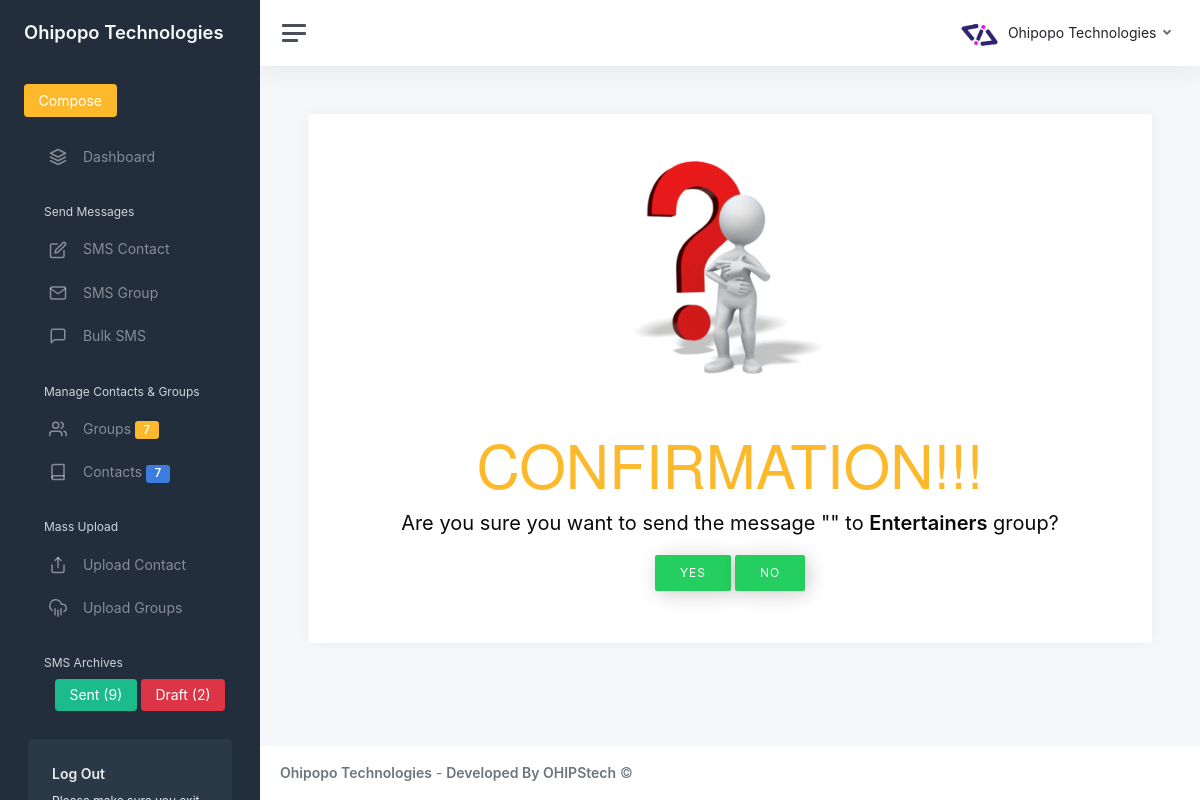
Screenshot of /send_group_message.php?grpid=5 (signed in) with the database file from the repository.
### tables this page shows
CREATE TABLE `users` (
  `id` int(11) NOT NULL,
  `member_name` varchar(255) NOT NULL,
  `position` varchar(255) NOT NULL,
  `dob` date NOT NULL,
  `country` varchar(255) NOT NULL,
  `gender` varchar(255) NOT NULL,
  `address` varchar(255) NOT NULL,
  `hobbies` varchar(255) NOT NULL,
  `id_no` varchar(255) NOT NULL,
  `start_date` varchar(255) NOT NULL,
  `code` varchar(20) NOT NULL,
  `phone` varchar(20) NOT NULL,
  `image` mediumblob NOT NULL,
  `employee_id` mediumblob NOT NULL,
  `employee_application` varchar(255) NOT NULL,
  `surety_name` varchar(255) NOT NULL,
  `surety_occupation` varchar(255) NOT NULL,
  `surety_phone` varchar(50) NOT NULL,
  `surety_id` varchar(255) NOT NULL,
  `surety_relationship` varchar(50) NOT NULL,
  `surety_address` varchar(50) NOT NULL,
  `surety_agreement` varchar(50) NOT NULL,
  `username` varchar(100) NOT NULL,
  `password` varchar(255) NOT NULL,
  `other` varchar(255) NOT NULL,
  `isUser` int(255) NOT NULL
);

CREATE TABLE `groups` (
  `id` int(11) NOT NULL,
  `name` varchar(255) NOT NULL,
  `date_created` varchar(255) NOT NULL,
  `others` int(11) NOT NULL
);

### send_group_message.php (the view, shortened to what this page needs)
<?php
        include "includes/head.php";
        include "includes/sidebar.php";
        include 'database/config2.php';
        $grp_id = $_GET['grpid'];
        $message = $_GET['content'];
        $subject = $_GET['subject'];
        $cat_query_group = "SELECT * FROM groups WHERE id = $grp_id" ;
        $cat_stm_group = $conn->prepare($cat_query_group);
        $cat_stm_group->execute();
        $groupss = $cat_stm_group->fetch(PDO::FETCH_ASSOC);
        $_id = $groupss['id'];
        $_name = $groupss['name'];
        $cat_query_group0074 = "SELECT * FROM messages WHERE content = '$message' AND subject = '$subject' AND group_id= $_id " ;
        $cat_stm_group0074 = $conn->prepare($cat_query_group0074);
        $cat_stm_group0074->execute();
        $groupss0074 = $cat_stm_group0074->fetch(PDO::FETCH_ASSOC);
        $_id0074 = $groupss0074['id'];
?>
<main class="content">
	<div class="container-fluid p-0">
		<div class="row">
			<div class="col-12">
				<div class="card">
					<div class="card-header">
					</div>
					<div class="card-body">
                        <div class="container">
                            <div class="row">
                                <div class="col col-md-12 acc_header">
                                    <div class="contents text-center" style="margin-top: -60px">
                                        <img src="img/icons/question_mark_serious_thinker_300_wht.gif" style="width: 200px; margin-bottom: 20px" alt="basket">
                                        <h1 class="text-warning" style="font-size:60px">CONFIRMATION!!!</h1>
                                        <P style="font-size:20px">Are you sure you want to send the message "<b><?php echo $message;?></b>" to <b><?php echo $_name;?></b> group?</P>
                                        <button class="button" onclick="fetch();">Yes</button>
                                        <a href="reset_sms.php?id=<?php echo $_id0074; ?>">
                                            <button class="button" name="reset">No</button>
                                        </a>
                                    </div>
                                </div>
                            </div>
                        </div>
					</div>
				</div>
			</div>
		</div>
	</div>
</main>
<?php
	include "includes/footer.php";
?>

### includes/sidebar.php (shortened to what this page needs)
<?php
include 'database/config.php';
$user = $_SESSION['username'];
$query = "SELECT * from users WHERE username = '$user' LIMIT 1";
$result = mysqli_query($conn, $query);
$row = mysqli_fetch_assoc($result);
?>
<div class="wrapper">
		<nav id="sidebar" class="sidebar js-sidebar">
			<div class="sidebar-content js-simplebar">
				<a class="sidebar-brand" href="index.php">
					<span class="align-middle"><?php echo $row['member_name']?></span>
				</a>
				<a class="sidebar-brand" href="p_sms.php">
					<button type="delete" class="btn btn-warning">
						Compose
					</button>
				</a>
				<ul class="sidebar-nav">
					<li class="sidebar-item">
						<a class="sidebar-link" href="index.php">
							<i class="align-middle" data-feather="layers"></i> <span class="align-middle">Dashboard</span>
						</a>
					</li>
					<li class="sidebar-header">
						Send Messages
					</li>
					<li class="sidebar-item">
						<a class="sidebar-link" href="message.php">
							<i class="align-middle" data-feather="edit"></i> <span class="align-middle">SMS Contact</span>
						</a>
					</li>
					<li class="sidebar-item">
						<a class="sidebar-link" href="grp_sms.php">
							<i class="align-middle" data-feather="mail"></i> <span class="align-middle">SMS Group</span>
						</a>
					</li>
					<li class="sidebar-item">
						<a class="sidebar-link" href="bulk_sms.php">
							<i class="align-middle" data-feather="message-square"></i> <span class="align-middle">Bulk SMS</span>
						</a>
					</li>
					<li class="sidebar-header">
						Manage Contacts & Groups
					</li>
					<li class="sidebar-item">
						<a class="sidebar-link" href="add_groups.php?result=">
							<i class="align-middle" data-feather="users"></i>
							<span class="align-middle">
							<?php
								include 'database/config2.php';
								$grp = "SELECT * FROM groups WHERE others = 0";
								$grp_stm = $conn->prepare($grp);
								$grp_stm->execute();
								$grp_row = $grp_stm->rowCount();
							?>
								Groups <small class="badge bg-warning"><?php echo $grp_row ;?></small>
							</span>
						</a>
					</li>
					<li class="sidebar-item">
						<a class="sidebar-link" href="add_contacts.php?result=">
							<i class="align-middle" data-feather="book"></i>
							<span class="align-middle">
							<?php
							include 'database/config2.php';
							$mm = "SELECT * FROM contacts WHERE others = 0";
							$aa = $conn->prepare($mm);
							$aa->execute();
							$aacount = $aa->rowCount();
							?>
							Contacts <small class="badge bg-primary"><?php echo $aacount; ?></small>
							</span>
						</a>
					</li>
					<li class="sidebar-header">
						Mass Upload
					</li>
					<li class="sidebar-item">
						<a class="sidebar-link" href="upload_contacts.php">
							<i class="align-middle" data-feather="share"></i> <span class="align-middle">Upload Contact</span>
						</a>
					</li>
					<li class="sidebar-item">
						<a class="sidebar-link" href="add_contacts.php?result=">
							<i class="align-middle" data-feather="cloud-rain"></i> <span class="align-middle">Upload Groups</span>
						</a>
					</li>
					<li class="sidebar-header">
						SMS Archives
					</li>
					<li class="sidebar-item">
					<?php
						include 'database/config2.php';
						$sms = "SELECT * FROM messages WHERE is_sent = 1";
						$sms_stm = $conn->prepare($sms);
						$sms_stm->execute();
						$sms_row = $sms_stm->rowCount();
						$draft = "SELECT * FROM messages WHERE is_draft = 1";
						$draft_stm = $conn->prepare($draft);
						$draft_stm->execute();
						$draft_row = $draft_stm->rowCount();
					?>
						<div class="form-group text-center">
							<a href="sent_sms.php">
								<button type="submit" class="btn btn-success" name="">Sent (<?php echo $sms_row;?>)</button>
							</a>
							<a href="draft_sms.php">
								<button type="submit" class="btn btn-danger" name="">Draft (<?php echo $draft_row;?>)</button>
							</a>
						</div>
					</li>
				</ul>
				<div class="sidebar-cta">
					<div class="sidebar-cta-content">
						<strong class="d-inline-block mb-2">Log Out</strong>
						<div class="mb-3 text-sm">
						</div>
					</div>
				</div>
			</div>
		</nav>
		<div class="main">
			<nav class="navbar navbar-expand navbar-light navbar-bg">
				<a class="sidebar-toggle js-sidebar-toggle">
					<i class="hamburger align-self-center"></i>
				</a>
				<div class="navbar-collapse collapse">
					<ul class="navbar-nav navbar-align">
						<li class="nav-item dropdown">
							<a class="nav-link dropdown-toggle d-none d-sm-inline-block" href="#" data-bs-toggle="dropdown">
								<img src="img/employee/<?php echo $row['image']?>" class="avatar img-fluid rounded me-1" alt="Charles Hall" /> <span class="text-dark"><?php echo $row['member_name']?></span>
							</a>
						</li>
					</ul>
				</div>
			</nav>

### includes/footer.php (shortened to what this page needs)
			<footer class="footer">
				<div class="container-fluid">
					<div class="row text-muted">
						<div class="col-6 text-start">
							<p class="mb-0">
								<a class="text-muted" href="#" target="_blank"><strong><?php echo $row['member_name']?></strong></a> - <a class="text-muted" href="https://tech.ohipopo.com/" target="_blank"><strong>Developed By OHIPStech</strong></a>								&copy;
							</p>
						</div>
					</div>
				</div>
			</footer>
		</div>
	</div>
</body>
</html>

### css/custom.css (style rules this page uses)
.button { color: #ffffff; background-color: #24cf5f; padding: 12px 25px; font-size: 12px; letter-spacing: 1px; text-transform: uppercase; border: 0; border-radius: 2px; outline: 0; box-shadow: 3px 3px 20px rgba(0, 0, 0, 0.2); transition: all .2s; }

### rows the page displays
users: member_name "Ohipopo Technologies", image (picture)
groups: name "Entertainers"

### other values shown
$grp_row "7"
$aacount "7"
$sms_row "9"
$draft_row "2"
